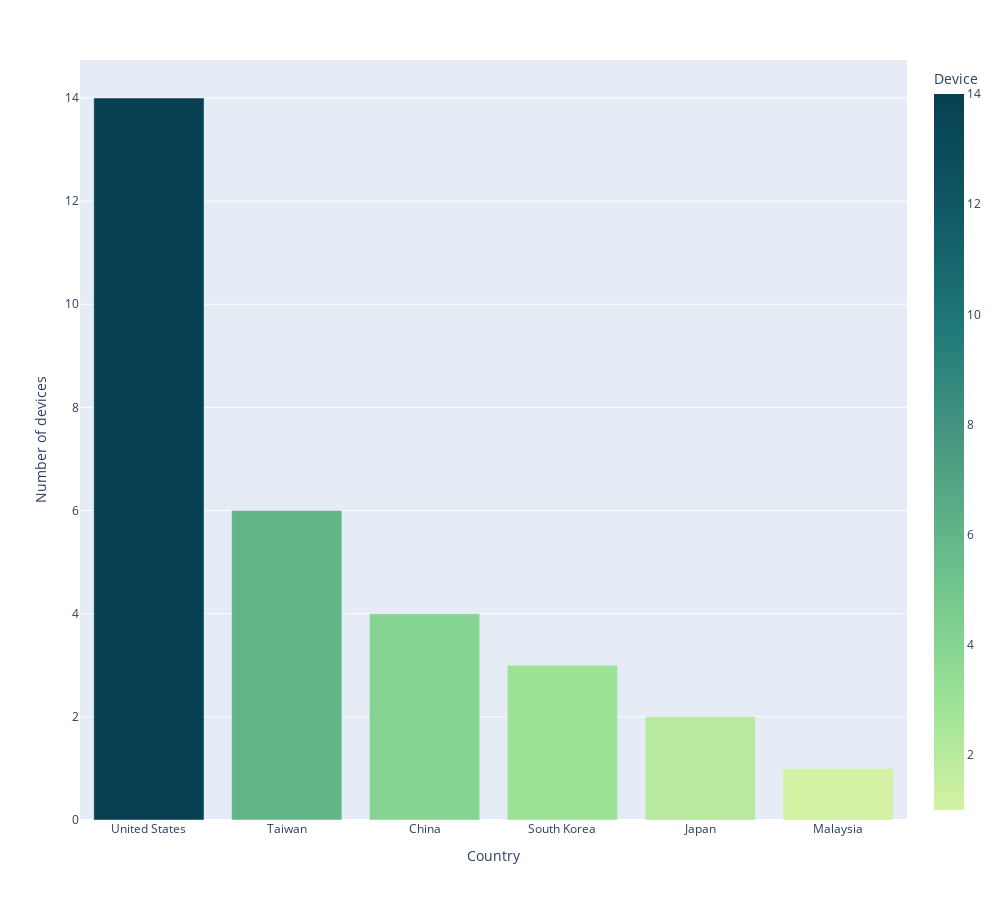

The notebook cell saved with this chart:
### Code cell
fig = px.bar(df5, x = "Country of Origin", y = "Device", color = "Device" , color_continuous_scale = "emrld", width = 1000, height = 900)
fig.update_layout(xaxis_title = "Country", yaxis_title = "Number of devices")
fig.show()

### Figure 1 — Plotly figure (JSON) as saved in the notebook; plotly's stock layout.template omitted (floating-point values rounded to 4 significant figures)
{"data": [{"alignmentgroup": "True", "hovertemplate": "Country of Origin=%{x}<br>Device=%{marker.color}<extra></extra>", "legendgroup": "", "marker": {"color": [14, 6, 4, 3, 2, 1], "coloraxis": "coloraxis", "pattern": {"shape": ""}}, "name": "", "offsetgroup": "", "orientation": "v", "showlegend": false, "textposition": "auto", "type": "bar", "x": ["United States", "Taiwan", "China", "South Korea", "Japan", "Malaysia"], "xaxis": "x", "y": [14, 6, 4, 3, 2, 1], "yaxis": "y"}], "layout": {"barmode": "relative", "coloraxis": {"colorbar": {"title": {"text": "Device"}}, "colorscale": [[0, "rgb(211, 242, 163)"], [0.1667, "rgb(151, 225, 150)"], [0.3333, "rgb(108, 192, 139)"], [0.5, "rgb(76, 155, 130)"], [0.6667, "rgb(33, 122, 121)"], [0.8333, "rgb(16, 89, 101)"], [1, "rgb(7, 64, 80)"]]}, "height": 900, "legend": {"tracegroupgap": 0}, "margin": {"t": 60}, "width": 1000, "xaxis": {"anchor": "y", "autorange": true, "domain": [0, 1], "range": [-0.5, 5.5], "title": {"text": "Country"}, "type": "category"}, "yaxis": {"anchor": "x", "autorange": true, "domain": [0, 1], "range": [0, 14.74], "title": {"text": "Number of devices"}, "type": "linear"}}}
